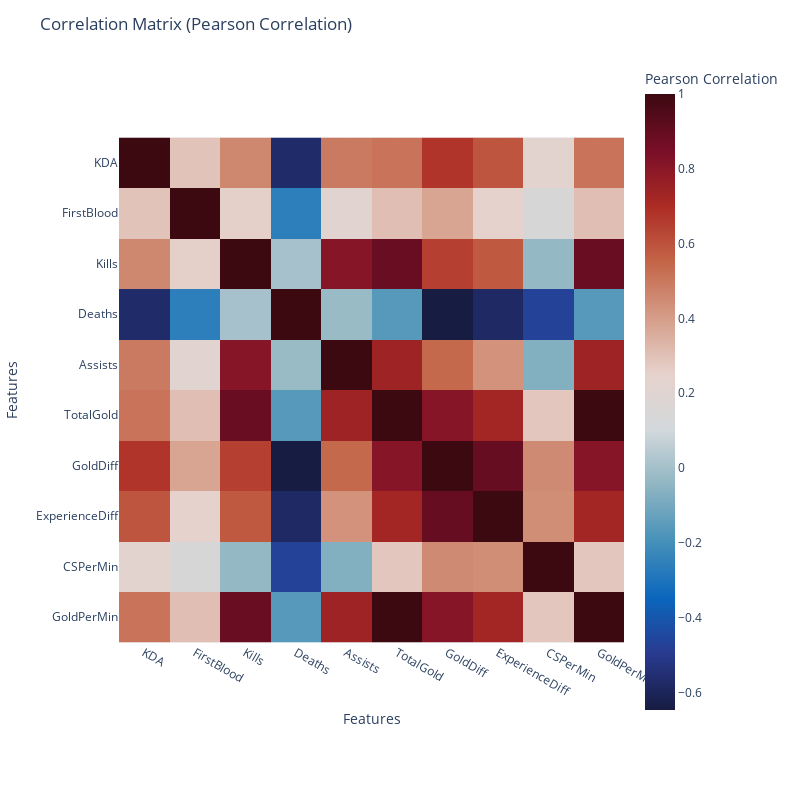

The code cell stored with this chart in its notebook:
### Markdown cell above
#### Testeando correlaciones con caracteristicas creadas:

### Code cell
plot_correlation_matrix_plotly(df[["KDA"]+combat_features], method='pearson')

### Figure 1 — Plotly figure (JSON) as saved in the notebook; plotly's stock layout.template omitted (floating-point values rounded to 4 significant figures)
{"data": [{"coloraxis": "coloraxis", "hovertemplate": "Features: %{x}<br>Features: %{y}<br>Pearson Correlation: %{z}<extra></extra>", "name": "0", "type": "heatmap", "x": ["KDA", "FirstBlood", "Kills", "Deaths", "Assists", "TotalGold", "GoldDiff", "ExperienceDiff", "CSPerMin", "GoldPerMin"], "xaxis": "x", "y": ["KDA", "FirstBlood", "Kills", "Deaths", "Assists", "TotalGold", "GoldDiff", "ExperienceDiff", "CSPerMin", "GoldPerMin"], "yaxis": "y", "z": [[1, 0.2944, 0.4581, -0.57, 0.4953, 0.5098, 0.6766, 0.5909, 0.2296, 0.5098], [0.2944, 1, 0.2588, -0.2588, 0.2153, 0.3068, 0.3785, 0.2404, 0.141, 0.3068], [0.4581, 0.2588, 1, 0.003982, 0.8088, 0.8873, 0.6471, 0.5804, -0.03575, 0.8873], [-0.57, -0.2588, 0.003982, 1, -0.0233, -0.1618, -0.6471, -0.5804, -0.4702, -0.1618], [0.4953, 0.2153, 0.8088, -0.0233, 1, 0.7423, 0.5389, 0.43, -0.0701, 0.7423], [0.5098, 0.3068, 0.8873, -0.1618, 0.7423, 1, 0.8106, 0.725, 0.2817, 1.0], [0.6766, 0.3785, 0.6471, -0.6471, 0.5389, 0.8106, 1, 0.8945, 0.4514, 0.8106], [0.5909, 0.2404, 0.5804, -0.5804, 0.43, 0.725, 0.8945, 1, 0.4424, 0.725], [0.2296, 0.141, -0.03575, -0.4702, -0.0701, 0.2817, 0.4514, 0.4424, 1, 0.2817], [0.5098, 0.3068, 0.8873, -0.1618, 0.7423, 1.0, 0.8106, 0.725, 0.2817, 1]]}], "layout": {"coloraxis": {"colorbar": {"title": {"text": "Pearson Correlation"}}, "colorscale": [[0, "rgb(23, 28, 66)"], [0.09091, "rgb(41, 58, 143)"], [0.1818, "rgb(11, 102, 189)"], [0.2727, "rgb(69, 144, 185)"], [0.3636, "rgb(142, 181, 194)"], [0.4545, "rgb(210, 216, 219)"], [0.5455, "rgb(230, 210, 204)"], [0.6364, "rgb(213, 157, 137)"], [0.7273, "rgb(196, 101, 72)"], [0.8182, "rgb(172, 43, 36)"], [0.9091, "rgb(120, 14, 40)"], [1, "rgb(60, 9, 17)"]]}, "height": 800, "margin": {"t": 60}, "title": {"text": "Correlation Matrix (Pearson Correlation)"}, "width": 800, "xaxis": {"anchor": "y", "constrain": "domain", "domain": [0, 1], "scaleanchor": "y", "title": {"text": "Features"}}, "yaxis": {"anchor": "x", "autorange": "reversed", "constrain": "domain", "domain": [0, 1], "title": {"text": "Features"}}}}
